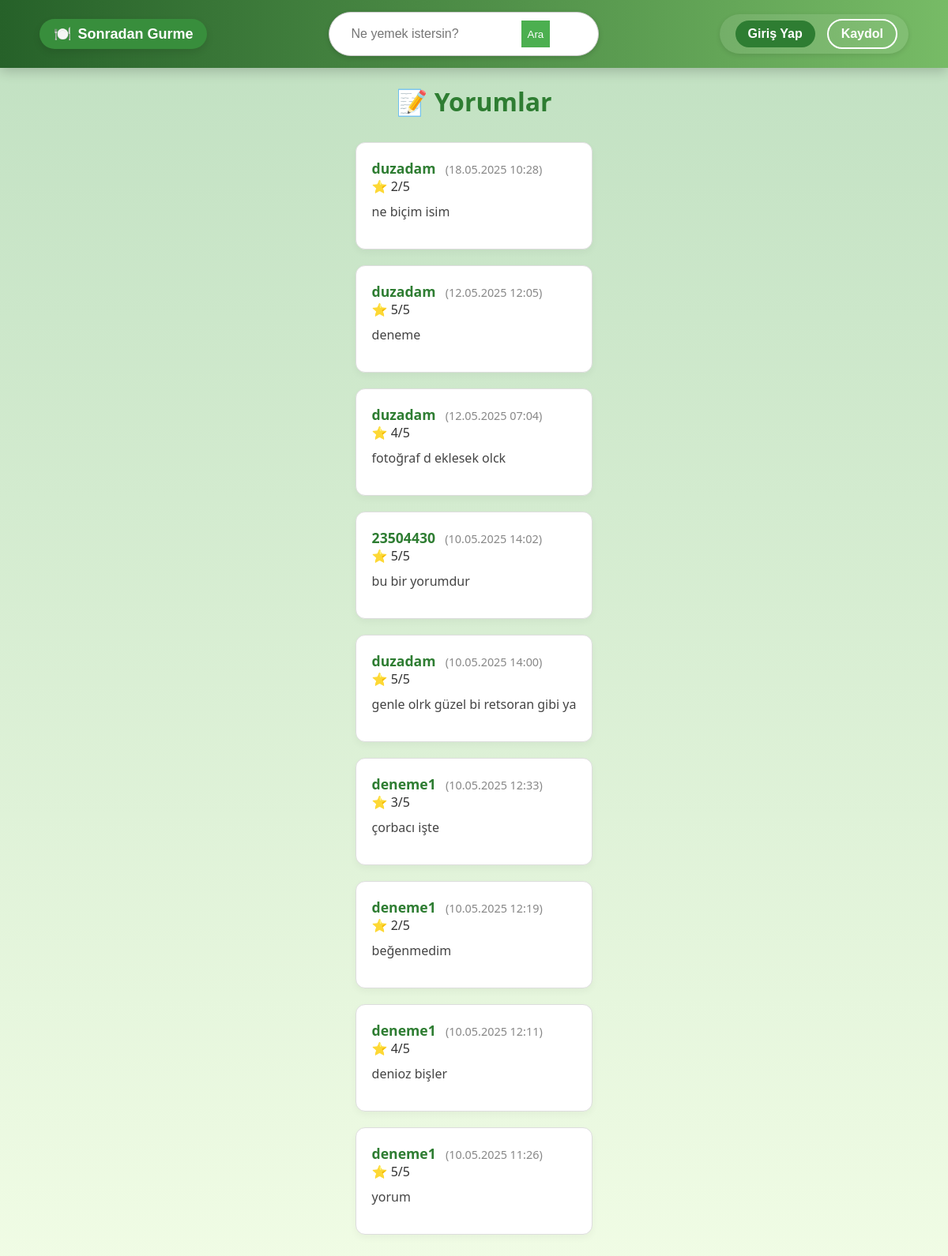
/sgapp/yorumlar/, run on the app's committed database.
### sgapp/models.py (models this page shows, shortened)
class Review(models.Model):
    RATING_CHOICES = [(i, str(i)) for i in range(1, 6)]
    user = models.ForeignKey(User, on_delete=models.CASCADE)
    restaurant = models.ForeignKey('Restaurant', on_delete=models.CASCADE)
    comment = models.TextField()
    rating = models.IntegerField(choices=RATING_CHOICES)
    image = models.ImageField(upload_to='review_images/', blank=True, null=True)
    receipt = models.ImageField(upload_to='review_receipts/', blank=True, null=True)
    created_at = models.DateTimeField(auto_now_add=True)
    status = models.CharField(max_length=20, choices=[
        ('pending', 'Bekliyor'),
        ('approved', 'Onaylandı'),
        ('rejected', 'Reddedildi')
    ], default='pending')

class User(AbstractUser):
    ROLE_CHOICES = (
        ('normal', 'Normal Kullanıcı'),
        ('gurme', 'Gurme'),
        ('moderator', 'Moderatör'),
    )
    role = models.CharField(max_length=10, choices=ROLE_CHOICES, default='normal')
    bio = models.TextField(blank=True)
    profile_picture = models.ImageField(upload_to='profiles/', null=True, blank=True)
    favorite_dish = models.CharField(max_length=100, blank=True, null=True)

### sgapp/views.py (the view)
# urls.py: path('yorumlar/', views.yorumlar_view, name='yorumlar'),
def yorumlar_view(request):
    yorumlar = Review.objects.filter(status='approved').order_by('-created_at')
    return render(request, 'yorumlar.html', {'yorumlar': yorumlar})

### sgapp/context_processors.py (called while the page is built, shortened)
def moderator_bildirimler(request):
    return {}

### templates/yorumlar.html (shortened to what this page needs)
{% extends "base.html" %}
{% block content %}
<div class="yorumlar-container">
    <h2>📝 Yorumlar</h2>
    {% if yorumlar %}
        {% for yorum in yorumlar %}
            <div class="yorum-karti">
                <strong>{{ yorum.user.username }}</strong>
                <span>({{ yorum.created_at|date:"d.m.Y H:i" }})</span><br>
                ⭐ {{ yorum.rating }}/5<br>
                <p>{{ yorum.comment }}</p>
            </div>
        {% endfor %}
    {% else %}
        <p style="text-align:center; color:#666;">Henüz onaylı yorum bulunamadı.</p>
    {% endif %}
</div>
{% endblock %}

### static/css/styles.css (style rules this page uses)
body { font-family: 'Poppins', sans-serif; background: linear-gradient(to bottom, #c0e0c1, #f2fde6); color: #333; margin: 0; padding: 0; display: flex; flex-direction: column; align-items: center; }
.yorum-karti { background-color: #ffffff; border-radius: 16px; box-shadow: 0 4px 12px rgba(0,0,0,0.08); padding: 20px; margin-bottom: 25px; text-align: left; }

### templates/yorumlar.html (style rules this page uses)
.yorumlar-container { max-width: 900px; margin: 60px auto; font-family: 'Segoe UI', sans-serif; padding: 20px; }
.yorumlar-container h2 { font-size: 2em; color: #2e7d32; margin-bottom: 30px; text-align: center; }
.yorum-karti { background-color: #ffffff; border: 1px solid #ddd; border-radius: 12px; padding: 20px; margin-bottom: 20px; box-shadow: 0 4px 10px rgba(0, 0, 0, 0.04); }
.yorum-karti strong { font-size: 1.1em; color: #2e7d32; }
.yorum-karti span { font-size: 0.9em; color: #888; margin-left: 8px; }
.yorum-karti p { margin-top: 10px; font-size: 1em; color: #444; }

### data on the page
Review: user.username "duzadam", created_at "18.05.2025 10:28", rating "2", comment "ne biçim isim"
Review: user.username "duzadam", created_at "12.05.2025 12:05", rating "5", comment "deneme"
Review: user.username "duzadam", created_at "12.05.2025 07:04", rating "4", comment "fotoğraf d eklesek olck"
Review: user.username "23504430", created_at "10.05.2025 14:02", rating "5", comment "bu bir yorumdur"
Review: user.username "duzadam", created_at "10.05.2025 14:00", rating "5", comment "genle olrk güzel bi retsoran gibi ya"
Review: user.username "deneme1", created_at "10.05.2025 12:33", rating "3", comment "çorbacı işte"
Review: user.username "deneme1", created_at "10.05.2025 12:19", rating "2", comment "beğenmedim"
Review: user.username "deneme1", created_at "10.05.2025 12:11", rating "4", comment "denioz bişler"
Review: user.username "deneme1", created_at "10.05.2025 11:26", rating "5", comment "yorum"
